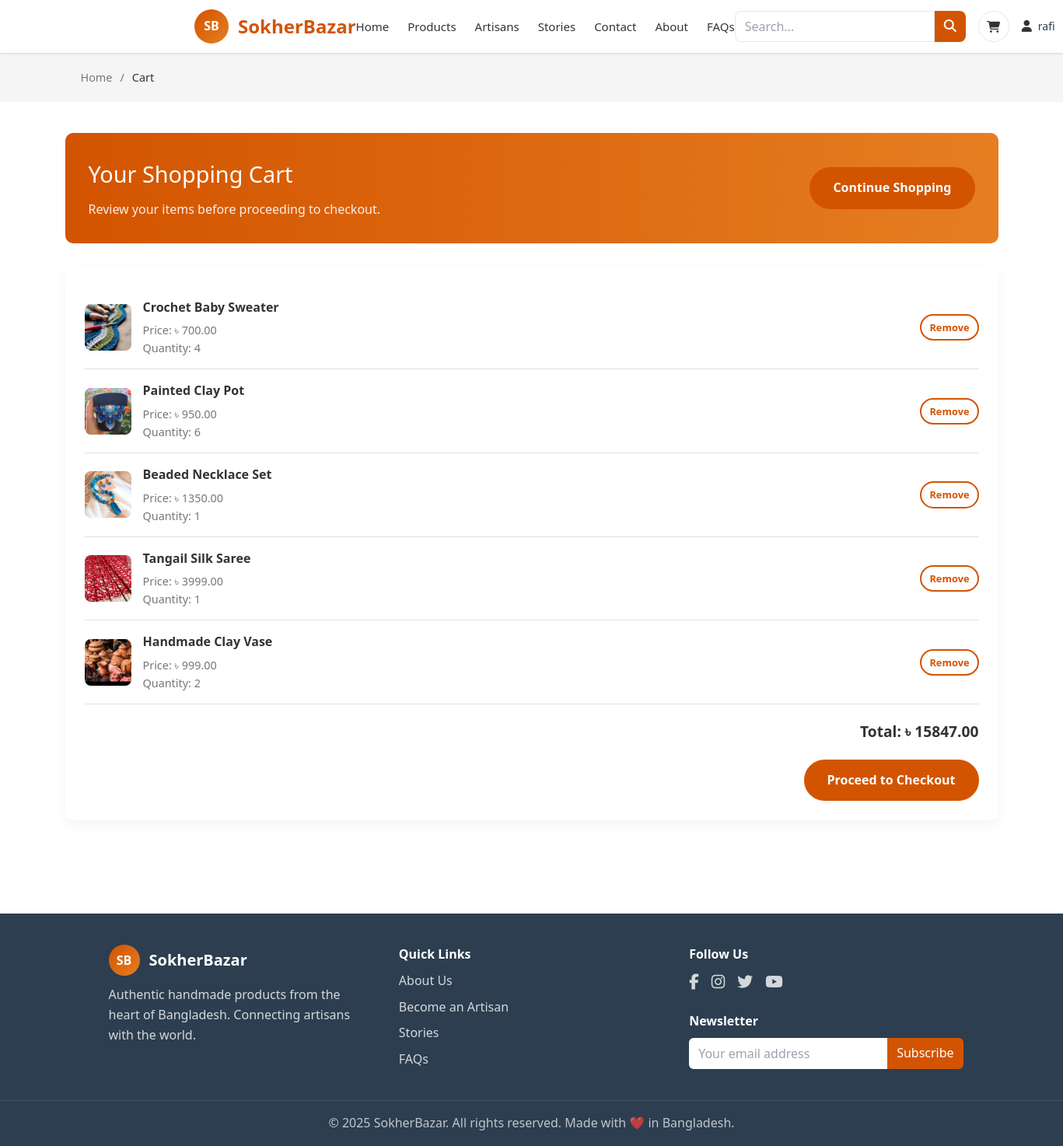
The app's page /cart/ (signed in) with its own data.
### Rari/models.py (models this page shows, shortened)
class OrderItem(models.Model):
    order = models.ForeignKey(Order, on_delete=models.CASCADE, related_name="items")
    product = models.ForeignKey(Product, on_delete=models.CASCADE)
    quantity = models.PositiveIntegerField(default=1)
    price_at_purchase = models.DecimalField(max_digits=10, decimal_places=2, default=0)  # new field

class Product(models.Model):
    artisan = models.ForeignKey(Artisan, on_delete=models.CASCADE, related_name="products")
    category = models.ForeignKey(Category, on_delete=models.SET_NULL, null=True, blank=True)
    name = models.CharField(max_length=200)
    description = models.TextField()
    price = models.DecimalField(max_digits=10, decimal_places=2)
    stock = models.PositiveIntegerField(default=1)
    image = models.ImageField(upload_to="products/", blank=True, null=True)
    created_at = models.DateTimeField(auto_now_add=True)
    is_featured = models.BooleanField(default=False)
    discount_price = models.DecimalField(max_digits=10, decimal_places=2, blank=True, null=True)
    is_new = models.BooleanField(default=False)
    is_on_sale = models.BooleanField(default=False)
    rating = models.FloatField(default=0.0)
    rating_count = models.PositiveIntegerField(default=0)
    slug = models.SlugField(max_length=255, blank=True, null=True)  # allow null for now

### Rari/views.py (the view)
# urls.py: path('cart/', views.cart_detail, name="cart_detail"),
@login_required
def cart_detail(request):
    customer, created = Customer.objects.get_or_create(user=request.user)
    order = Order.objects.filter(customer=customer, status="Pending").first()
    total = 0
    if order:
        for item in order.items.all():
            price = item.product.discount_price if item.product.discount_price else item.product.price
            total += price * item.quantity
    return render(request, "cart_detail.html", {"order": order, "total": total})

### template/cart_detail.html (shortened to what this page needs)
{% extends "base.html" %}
{% load static %}
{% block content %}
<section class="breadcrumb">
    <div class="container breadcrumb-content">
        <a href="{% url 'home' %}">Home</a>
        <span class="breadcrumb-divider">/</span>
        <span>Cart</span>
    </div>
</section>
<section class="dashboard container">
    <div class="welcome-banner">
        <div class="welcome-text">
            <h2>Your Shopping Cart</h2>
            <p>Review your items before proceeding to checkout.</p>
        </div>
        <a href="{% url 'product_list' %}" class="btn btn-primary">Continue Shopping</a>
    </div>
    {% if order and order.items.all %}
    <div class="dashboard-sections">
        <div class="dashboard-card" style="width:100%;">
            {% for item in order.items.all %}
            <div class="order-item">
                <div class="order-image">
                    {% if item.product.image %}
                    <img src="{{ item.product.image.url }}" alt="{{ item.product.name }}">
                    {% else %}
                    <img src="https://via.placeholder.com/60" alt="No Image">
                    {% endif %}
                </div>
                <div class="order-details">
                    <div class="order-name">{{ item.product.name }}</div>
                    <div class="order-info">
                        Price: ৳ {{ item.product.discount_price|default:item.product.price }}<br>
                        Quantity: {{ item.quantity }}
                    </div>
                </div>
                <div style="display:flex; flex-direction:column; gap:5px;">
                    <form action="{% url 'remove_from_cart' item.id %}" method="POST">
                        <button class="btn btn-secondary" type="submit" style="padding:5px 10px; font-size:0.8rem;">Remove</button>
                    </form>
                </div>
            </div>
            {% endfor %}
            <div style="margin-top:20px; text-align:right; font-size:1.2rem; font-weight:600;">
                Total: ৳ {{ total }}
            </div>
            <div style="margin-top:20px; text-align:right;">
                <a href="#" class="btn btn-primary">Proceed to Checkout</a>
            </div>
        </div>
    </div>
    {% else %}
    <p style="text-align:center; margin-top:50px;">Your cart is empty.</p>
    <div style="text-align:center; margin-top:20px;">
        <a href="{% url 'products' %}" class="btn btn-primary">Shop Now</a>
    </div>
    {% endif %}
</section>
{% endblock %}

### template/base.html (shortened to what this page needs)
<!DOCTYPE html>
<html lang="en">
<head>
  {% load static %}
  <script src="https://cdn.tailwindcss.com"></script>
  <link rel="stylesheet" href="https://cdnjs.cloudflare.com/ajax/libs/font-awesome/6.5.0/css/all.min.css">
</head>
<body class="text-[#333] bg-white">
  <header class="sticky top-0 z-50 bg-white shadow">
    <div class=" mx-auto px-4 sm:px-6 lg:px-[250px] py-3 flex items-center justify-between">
      <a href="{% url 'home' %}" class="flex items-center gap-3">
        <div class="w-11 h-11 rounded-full bg-gradient-to-br from-primary to-accent text-white grid place-items-center font-bold">SB</div>
        <div class="text-2xl font-bold text-primary">SokherBazar</div>
      </a>
      <ul class="hidden md:flex items-center gap-6 text-[15px]">
        <li class="{% if request.resolver_match.url_name == 'home' %}text-primary font-semibold{% endif %}">
          <a class="hover:text-primary" href="{% url 'home' %}">Home</a>
        </li>
        <li class="{% if request.resolver_match.url_name in 'product_list product_list_by_category product_detail' %}text-primary font-semibold{% endif %}">
          <a class="hover:text-primary" href="{% url 'product_list' %}">Products</a>
        </li>
        <li class="{% if request.resolver_match.url_name == 'artisans' %}text-primary font-semibold{% endif %}">
          <a class="hover:text-primary" href="{% url 'artisans' %}">Artisans</a>
        </li>
        <li class="{% if request.resolver_match.url_name == 'stories' %}text-primary font-semibold{% endif %}">
          <a class="hover:text-primary" href="{% url 'stories' %}">Stories</a>
        </li>
        <li class="{% if request.resolver_match.url_name == 'contact' %}text-primary font-semibold{% endif %}">
          <a class="hover:text-primary" href="{% url 'contact' %}">Contact</a>
        </li>
        <li class="{% if request.resolver_match.url_name == 'about' %}text-primary font-semibold{% endif %}">
          <a class="hover:text-primary" href="{% url 'about' %}">About</a>
        </li>
        <li class="{% if request.resolver_match.url_name == 'faq' %}text-primary font-semibold{% endif %}">
          <a class="hover:text-primary" href="{% url 'faq' %}">FAQs</a>
        </li>
      </ul>
      <div class="flex items-center gap-4">
        <form method="GET" action="{% url 'product_list' %}" onsubmit="return checkSearch(this);" class="hidden sm:flex">
          <input type="text" name="q"
                 placeholder="Search..."
                 value="{{ request.GET.q|default:'' }}"
                 class="h-10 px-3 rounded-l-lg border border-gray-200 outline-none focus:ring-2 focus:ring-primary" />
          <button type="submit" class="h-10 px-3 rounded-r-lg bg-primary text-white hover:bg-orange-600">
            <i class="fas fa-search"></i>
          </button>
        </form>
        {% if request.user.is_authenticated %}
          <a href="{% url 'cart_detail' %}" class="relative inline-flex items-center justify-center w-10 h-10 rounded-full border border-gray-200 hover:bg-gray-50">
            <i class="fas fa-shopping-cart text-[15px]"></i>
          </a>
        {% endif %}
        <div class="relative">
          {% if request.user.is_authenticated %}
            <button id="profileBtn" class="inline-flex items-center gap-2">
              <i class="fas fa-user text-[15px]"></i>
              <span class="hidden sm:inline text-sm font-medium text-[#2C3E50]">
                {{ request.user.first_name|default:request.user.username }}
              </span>
            </button>
          {% else %}
            <a href="{% url 'login' %}" title="Login / Register" class="inline-flex items-center justify-center w-10 h-10 rounded-full border border-gray-200 hover:bg-gray-50">
              <i class="fas fa-user text-[15px]"></i>
            </a>
          {% endif %}
        </div>
      </div>
    </div>
  </header>
  <main class="min-h-[60vh]">
    {% block content %}{% endblock %}
  </main>
  <footer class="bg-dark text-white mt-10">
    <div class="max-w-6xl mx-auto px-4 sm:px-6 lg:px-8 py-10 grid gap-8 md:grid-cols-3">
      <div>
        <div class="flex items-center gap-3 mb-3">
          <div class="w-10 h-10 rounded-full bg-gradient-to-br from-primary to-accent text-white grid place-items-center font-bold">SB</div>
          <span class="text-xl font-bold">SokherBazar</span>
        </div>
        <p class="text-white/80">Authentic handmade products from the heart of Bangladesh. Connecting artisans with the world.</p>
      </div>
      <div>
        <h3 class="font-semibold mb-2">Quick Links</h3>
        <ul class="space-y-2 text-white/80">
          <li><a class="hover:text-primary" href="{% url 'about' %}">About Us</a></li>
          <li><a class="hover:text-primary" href="{% url 'register' %}">Become an Artisan</a></li>
          <li><a class="hover:text-primary" href="{% url 'stories' %}">Stories</a></li>
          <li><a class="hover:text-primary" href="{% url 'faq' %}">FAQs</a></li>
        </ul>
      </div>
      <div>
        <h3 class="font-semibold mb-2">Follow Us</h3>
        <div class="flex items-center gap-4 text-xl">
          <a href="#" class="text-white/80 hover:text-primary"><i class="fab fa-facebook-f"></i></a>
          <a href="#" class="text-white/80 hover:text-primary"><i class="fab fa-instagram"></i></a>
          <a href="#" class="text-white/80 hover:text-primary"><i class="fab fa-twitter"></i></a>
          <a href="#" class="text-white/80 hover:text-primary"><i class="fab fa-youtube"></i></a>
        </div>
        <h3 class="font-semibold mt-6 mb-2">Newsletter</h3>
        <form class="flex">
          <input type="email" placeholder="Your email address" class="h-10 px-3 rounded-l-md text-black outline-none" />
          <button type="submit" class="h-10 px-3 rounded-r-md bg-primary hover:bg-orange-600">Subscribe</button>
        </form>
      </div>
    </div>
    <div class="text-center text-white/70 py-4 border-t border-white/10">
      <p>&copy; 2025 SokherBazar. All rights reserved. Made with ❤️ in Bangladesh.</p>
    </div>
  </footer>
</body>
</html>

### template/base.html (style rules this page uses)
:root { --primary:#D35400;--secondary:#27AE60;--accent:#E67E22;--light:#FEF5E7; --dark:#2C3E50;--text:#333;--text-light:#777;--white:#fff; }

### template/cart_detail.html (style rules this page uses)
:root { --primary:#D35400; --secondary:#27AE60; --accent:#E67E22; --light:#FEF5E7; --dark:#2C3E50; --text:#333; --text-light:#777; --white:#fff; --gray:#f5f5f5; --border:#e0e0e0; }
* { margin:0;padding:0;box-sizing:border-box;font-family:'Segoe UI',Tahoma,Geneva,Verdana,sans-serif; }
body { color:var(--text);background-color:var(--white);line-height:1.6; }
.container { width:100%;max-width:1200px;margin:0 auto;padding:0 20px; }
.btn { display:inline-block;padding:12px 28px;border-radius:50px;text-decoration:none;font-weight:600;transition:all .3s ease;cursor:pointer;border:none;font-size:1rem; }
.btn-primary { background-color:var(--primary);color:var(--white);border:2px solid var(--primary); }
.btn-secondary { background-color:transparent;color:var(--primary);border:2px solid var(--primary); }
.breadcrumb { padding:20px 0;background-color:var(--gray); }
.breadcrumb-content { display:flex;align-items:center;font-size:.9rem; }
.breadcrumb-content a { color:var(--text-light);text-decoration:none; }
.breadcrumb-divider { margin:0 10px;color:var(--text-light); }
.dashboard { padding:40px 0; }
.welcome-banner { background:linear-gradient(to right,var(--primary),var(--accent));color:white;padding:30px;border-radius:10px;margin-bottom:30px;display:flex;justify-content:space-between;align-items:center; }
.welcome-text h2 { font-size:1.8rem;margin-bottom:10px; }
.welcome-text p { opacity:.9; }
.dashboard-sections { display:grid;grid-template-columns:repeat(auto-fit,minmax(300px,1fr));gap:25px;margin-bottom:40px; }
.dashboard-card { background:white;border-radius:10px;box-shadow:0 5px 15px rgba(0,0,0,.05);padding:25px;transition:transform .3s; }
.order-item { display:flex;align-items:center;padding:15px 0;border-bottom:1px solid var(--border); }
.order-image { width:60px;height:60px;border-radius:8px;overflow:hidden;margin-right:15px; }
.order-image img { width:100%;height:100%;object-fit:cover; }
.order-details { flex:1; }
.order-name { font-weight:600;margin-bottom:5px; }
.order-info { font-size:.9rem;color:var(--text-light); }

### records on screen
OrderItem: product.image (picture), product.name "Crochet Baby Sweater", product.discount_price "700.00", quantity "4"
OrderItem: product.image (picture), product.name "Painted Clay Pot", product.discount_price "950.00", quantity "6"
OrderItem: product.image (picture), product.name "Beaded Necklace Set", product.discount_price "1350.00", quantity "1"
OrderItem: product.image (picture), product.name "Tangail Silk Saree", product.discount_price "3999.00", quantity "1"
OrderItem: product.image (picture), product.name "Handmade Clay Vase", product.discount_price "999.00", quantity "2"

### other values on screen
{{ request.user.first_name|default:request.user.username }} "rafi"
{{ total }} "15847.00"
